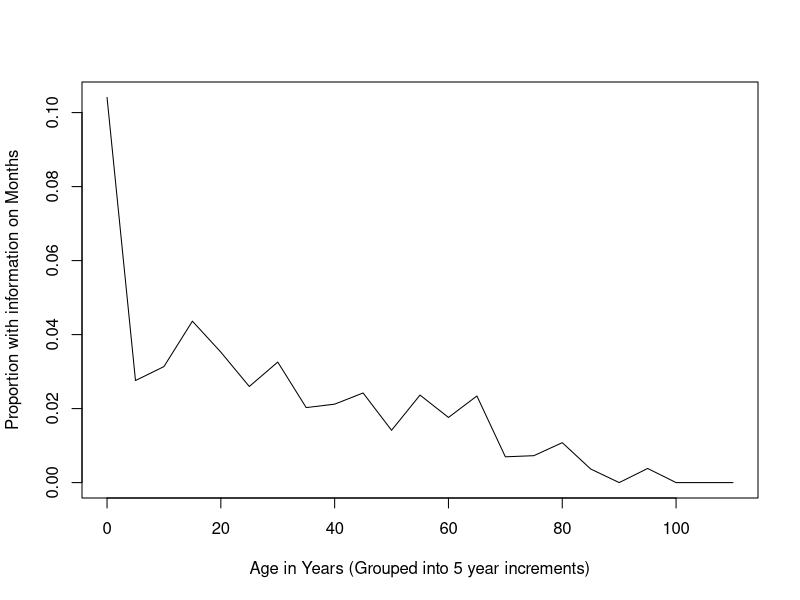
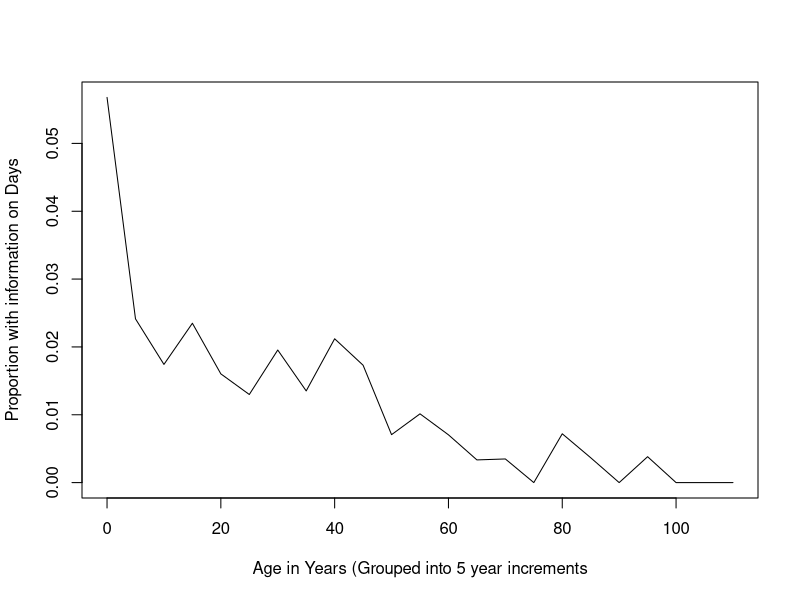
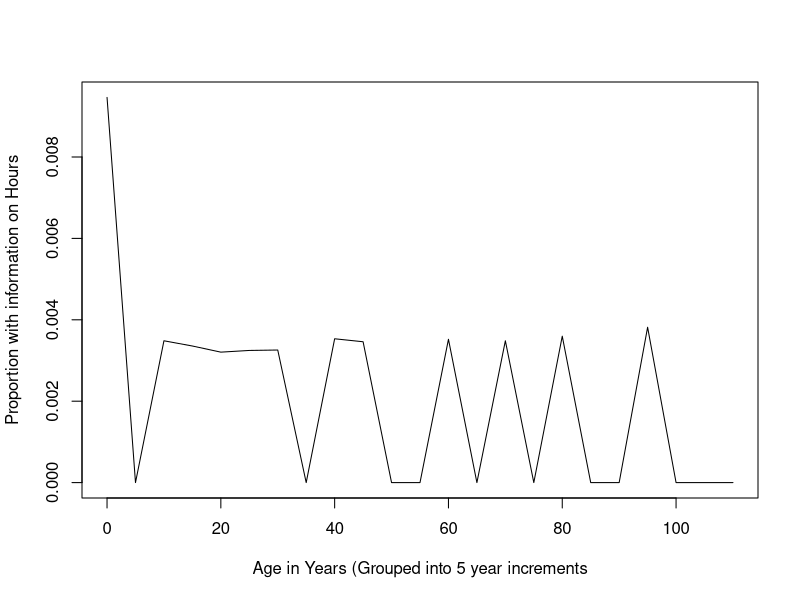

The R script that drew these images, in order: (Note: this script raises an error after producing the figures.)
## ---- chunk 1
epitaphs <- read.csv("epitaphs_Feb7.csv")
epitaphs$Transcription <- as.character(epitaphs$Transcription)
## ---- chunk 2
ageBins <- rep(NA, 1001)
cats <- seq(0, 110, 5)
for(i in 1:1001){
  if(is.na(epitaphs$year[i])){ next }
  for(j in 1:length(cats)){
    if(epitaphs$year[i] <= cats[j] + 5){ 
      ageBins[i] <- cats[j] + 5
      break
    }
  }
}
## ---- chunk 3
propsMonth <- rep(NA, length(cats))
for(k in 1:length(cats)){
  relVector <-epitaphs[ageBins == cats[k] + 5, ]$month
  propsMonth[k] <- length(relVector[!is.na(relVector)])/length(relVector)
}
plot(propsMonth ~ cats, type = 'l',
     xlab = "Age in Years (Grouped into 5 year increments)",
     ylab = "Proportion with information on Months" )

propsDay <- rep(NA, length(cats))
for(k in 1:length(cats)){
  relVector <-epitaphs[ageBins == cats[k] + 5, ]$day
  propsDay[k] <- length(relVector[!is.na(relVector)])/length(relVector)
}
plot(propsDay ~ cats, type = 'l',
     xlab = "Age in Years (Grouped into 5 year increments",
     ylab = "Proportion with information on Days")

propsHour <- rep(NA, length(cats))
for(k in 1:length(cats)){
  relVector <-epitaphs[ageBins == cats[k] + 5, ]$hour
  propsHour[k] <- length(relVector[!is.na(relVector)])/length(relVector)
}
plot(propsHour ~ cats, type = 'l',
     xlab = "Age in Years (Grouped into 5 year increments",
     ylab = "Proportion with information on Hours")
## ---- chunk 4
removeInterval <- function(w, start, end){
  index <- regexpr(start, w, fixed = TRUE)
  while(index[1] != -1){
    if(regexpr(end, w, fixed = TRUE)[1] == -1){
      w <- sub(substr(w, index[1], nchar(w)), "", w, fixed = T)
      break 
      }
    w <- sub(substr(w, index[1], regexpr(end, w, fixed = TRUE)), "", w, fixed = T)
    index <- regexpr(start, w, fixed = TRUE)
  }
  return(w)
}
## ---- chunk 5
transcripts <- epitaphs$Transcription
marked <- rep(NA, length(transcripts))
transcript_length <- rep(NA, length(transcripts))

for(i in 1:length(transcripts)){
  transcripts[i] <- removeInterval(transcripts[i], "(", ")")
  #THIS IS PROBLEMATIC BRING UP WITH HALEY
  transcripts[i] <- removeInterval(transcripts[i], "<", ">")
  transcripts[i] <- gsub(" ", "", transcripts[i])
  if(regexpr("&", transcripts[i], fixed = TRUE)[1] != -1 || regexpr("[---", transcripts[i], fixed = TRUE)[1] != -1 ||
     regexpr("---]", transcripts[i], fixed = TRUE)[1] != -1) { 
    marked[i] <- TRUE
  }
  if(i == 178 || i == 237 || i == 437 || i == 856 || i == 905 || i == 911 || i == 929 || i== 938 || i == 951 || i == 967 || i == 978 
     || i == 986|| i == 989 || i == 990 ){
    next
  }
  transcripts[i] <- gsub("!", "", transcripts[i], fixed = TRUE)
  transcripts[i] <- gsub("@", "", transcripts[i], fixed = TRUE)
  transcripts[i] <- gsub("$", "", transcripts[i], fixed = TRUE)
  transcripts[i] <- gsub("%", "", transcripts[i], fixed = TRUE)
  transcripts[i] <- gsub("^", "", transcripts[i], fixed = TRUE)
  transcripts[i] <- gsub("&", "", transcripts[i], fixed = TRUE)
  transcripts[i] <- gsub("*", "", transcripts[i], fixed = TRUE)
  transcripts[i] <- gsub("{", "", transcripts[i], fixed = TRUE)
  transcripts[i] <- gsub("}", "", transcripts[i], fixed = TRUE)
  transcripts[i] <- gsub("\\", "", transcripts[i], fixed = TRUE)
  transcripts[i] <- gsub("~", "", transcripts[i], fixed = TRUE)
  transcripts[i] <- gsub("`", "", transcripts[i], fixed = TRUE)
  transcripts[i] <- gsub(".", "", transcripts[i], fixed = TRUE)
  transcripts[i] <- gsub("'", "", transcripts[i], fixed = TRUE)
  transcripts[i] <- gsub("?", "", transcripts[i], fixed = TRUE)
  transcripts[i] <- gsub("+", "", transcripts[i], fixed = TRUE)
  transcripts[i] <- gsub("-", "", transcripts[i], fixed = TRUE)
  transcripts[i] <- gsub("_", "", transcripts[i], fixed = TRUE)
  transcripts[i] <- gsub("/", "", transcripts[i], fixed = TRUE)
  transcripts[i] <- gsub("[", "", transcripts[i], fixed = TRUE)
  transcripts[i] <- gsub("]", "", transcripts[i], fixed = TRUE)
  transcript_length[i] <- nchar(transcripts[i])
}

plot(transcript_length ~ epitaphs$year)
m1 <- lm(transcript_length ~ epitaphs$year)
summary(m1)

for(i in 1:length(transcripts)){
  if(is.na(transcript_length[i])){ next }
  if(transcript_length[i] > 300){ transcript_length[i] <- NA}
}
plot(transcript_length ~ epitaphs$year,
     xlab = "Years lived",
     ylab = "Epitaph Length")

#SUPER INADEQUATE. NEED TO REDO ALL THIS BEFORE REAL SUBMISSION STUFF
m2 <- lm(transcript_length ~ epitaphs$year)
summary(m2)

hist(epitaphs$years, breaks = seq(0, max(epitaphs$years, na.rm = T), by = 1),
     xlab = "Years lived on Epitaph")

